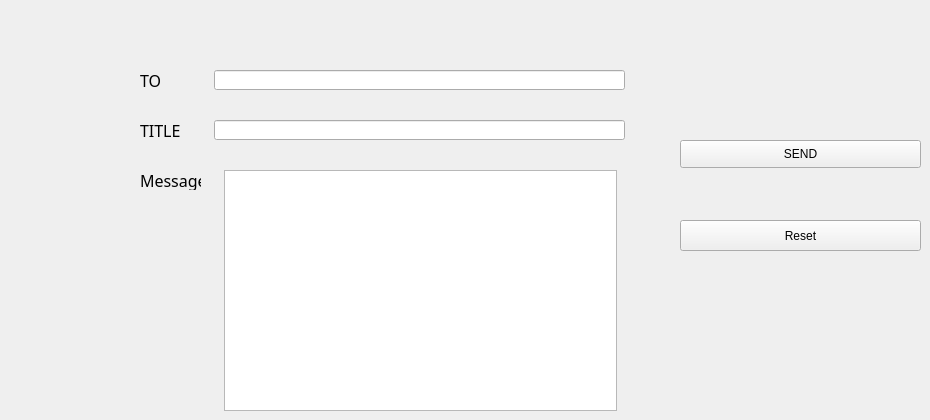
          <widget class="QWidget" name="tab_2">
           <attribute name="title">
            <string>Notification</string>
           </attribute>
           <widget class="QLineEdit" name="subject">
            <property name="geometry">
             <rect>
              <x>214</x>
              <y>120</y>
              <width>411</width>
              <height>20</height>
             </rect>
            </property>
           </widget>
           <widget class="QPushButton" name="reset_3">
            <property name="geometry">
             <rect>
              <x>680</x>
              <y>220</y>
              <width>241</width>
              <height>31</height>
             </rect>
            </property>
            <property name="styleSheet">
             <string notr="true"/>
            </property>
            <property name="text">
             <string>Reset</string>
            </property>
            <property name="icon">
             <iconset resource="img.qrc">
              <normaloff>:/reset.png</normaloff>:/reset.png</iconset>
            </property>
            <property name="iconSize">
             <size>
              <width>25</width>
              <height>30</height>
             </size>
            </property>
           </widget>
           <widget class="QLineEdit" name="rcpt">
            <property name="geometry">
             <rect>
              <x>214</x>
              <y>70</y>
              <width>411</width>
              <height>20</height>
             </rect>
            </property>
           </widget>
           <widget class="QLabel" name="label">
            <property name="geometry">
             <rect>
              <x>140</x>
              <y>70</y>
              <width>61</width>
              <height>20</height>
             </rect>
            </property>
            <property name="font">
             <font>
              <family>Sitka Display</family>
              <pointsize>12</pointsize>
              <weight>50</weight>
              <bold>false</bold>
             </font>
            </property>
            <property name="text">
             <string>TO</string>
            </property>
           </widget>
           <widget class="QLabel" name="label_8">
            <property name="geometry">
             <rect>
              <x>140</x>
              <y>170</y>
              <width>61</width>
              <height>20</height>
             </rect>
            </property>
            <property name="font">
             <font>
              <family>Sitka Display</family>
              <pointsize>12</pointsize>
              <weight>50</weight>
              <bold>false</bold>
             </font>
            </property>
            <property name="text">
             <string>Message</string>
            </property>
           </widget>
           <widget class="QPushButton" name="send_mail">
            <property name="geometry">
             <rect>
              <x>680</x>
              <y>140</y>
              <width>241</width>
              <height>28</height>
             </rect>
            </property>
            <property name="styleSheet">
             <string notr="true"/>
            </property>
            <property name="text">
             <string>SEND</string>
            </property>
            <property name="icon">
             <iconset resource="img.qrc">
              <normaloff>:/send.png</normaloff>:/send.png</iconset>
            </property>
            <property name="iconSize">
             <size>
              <width>30</width>
              <height>16</height>
             </size>
            </property>
           </widget>
           <widget class="QPlainTextEdit" name="msg">
            <property name="geometry">
             <rect>
              <x>224</x>
              <y>170</y>
              <width>393</width>
              <height>241</height>
             </rect>
            </property>
            <property name="styleSheet">
             <string notr="true">QLineEdit {
padding: 1px;
border-style: solid;
border: 2px solid gray;
border-radius: 8px;
background-color: rgb(255, 255, 255);
border:2px solid #000;
}</string>
            </property>
           </widget>
           <widget class="QLabel" name="label_2">
            <property name="geometry">
             <rect>
              <x>140</x>
              <y>120</y>
              <width>61</width>
              <height>20</height>
             </rect>
            </property>
            <property name="font">
             <font>
              <family>Sitka Display</family>
              <pointsize>12</pointsize>
              <weight>50</weight>
              <bold>false</bold>
             </font>
            </property>
            <property name="text">
             <string>TITLE</string>
            </property>
           </widget>
          </widget>
